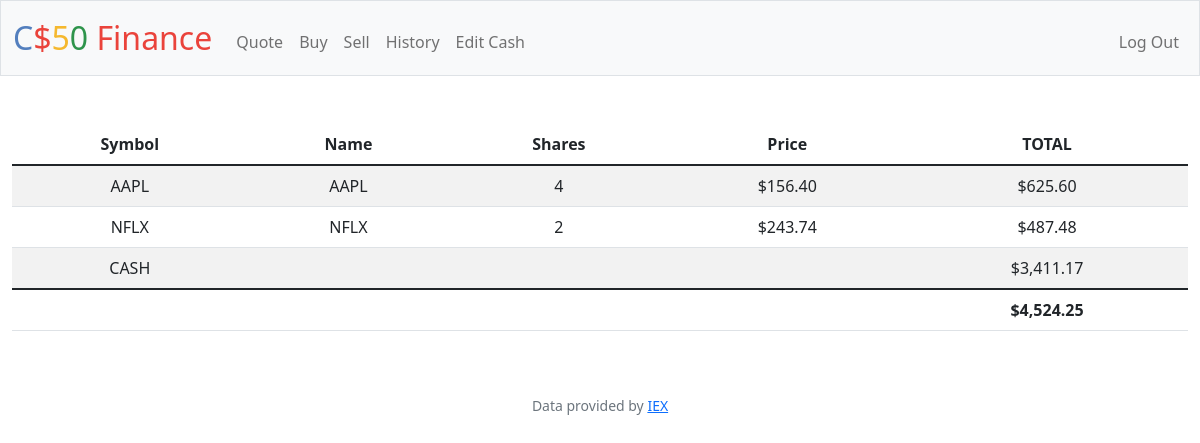
The page / (signed in) on the database its author committed.
### tables this page shows
CREATE TABLE 'transactions' ('id' INTEGER PRIMARY KEY AUTOINCREMENT NOT NULL, 'user_id' INTEGER NOT NULL, 'name' TEXT NOT NULL, 'shares' INTEGER NOT NULL, 'price' NUMERIC NOT NULL, 'type' TEXT NOT NULL, 'symbol' TEXT NOT NULL, 'time' DATETIME DEFAULT CURRENT_TIMESTAMP);

CREATE TABLE users (id INTEGER PRIMARY KEY AUTOINCREMENT NOT NULL, username TEXT NOT NULL, hash TEXT NOT NULL, cash NUMERIC NOT NULL DEFAULT 10000.00);

### app.py (the view)
@app.route("/")
@login_required
def index():
    user_id = session["user_id"]
    items = db.execute(
        "SELECT symbol, name, SUM(shares) as ttl_shares, price FROM transactions WHERE user_id = ? GROUP BY symbol", user_id)
    cash = db.execute("SELECT cash FROM users WHERE id = ?", user_id)[0]["cash"]
    total = cash
    for item in items:
        total += item["price"] * item["ttl_shares"]
    return render_template("index.html", items=items, cash=cash, usd=usd, total=total)

### app.py (called while the page is built)
@app.after_request
def after_request(response):
    response.headers["Cache-Control"] = "no-cache, no-store, must-revalidate"
    response.headers["Expires"] = 0
    response.headers["Pragma"] = "no-cache"
    return response

### helpers.py (called while the page is built)
def login_required(f):
    @wraps(f)
    def decorated_function(*args, **kwargs):
        if session.get("user_id") is None:
            return redirect("/login")
        return f(*args, **kwargs)
    return decorated_function

def usd(value):
    return f"${value:,.2f}"

### templates/index.html (shortened to what this page needs)
{% extends "layout.html" %}
{% block main %}
    <table class="table table-striped">
        <thead>
            <tr>
                <th>Symbol</th>
                <th>Name</th>
                <th>Shares</th>
                <th>Price</th>
                <th>TOTAL</th>
            </tr>
        </thead>
        <tbody>
            {% for item in items %}
            <tr>
                <td>{{ item["symbol"] }}</td>
                <td>{{ item["name"] }}</td>
                <td>{{ item["ttl_shares"] }}</td>
                <td>{{ usd(item["price"]) }}</td>
                <td>{{ usd(item["ttl_shares"] * item["price"]) }}</td>
            </tr>
            {% endfor %}
            <tr>
                <td>CASH</td>
                <td colspan="3"></td>
                <td>{{ usd(cash) }}</td>
            </tr>
        </tbody>
        <tfoot>
            <td colspan="4"></td>
            <td><strong>{{ usd(total) }}</strong></td>
        </tfoot>
    </table>
{% endblock %}

### templates/layout.html (shortened to what this page needs)
<!DOCTYPE html>
<html lang="en">
    <head>
        <link href="https://cdn.jsdelivr.net/npm/bootstrap@5.1.3/dist/css/bootstrap.min.css" rel="stylesheet">
        <link href="/static/styles.css" rel="stylesheet">
    </head>
    <body>
        <nav class="bg-light border navbar navbar-expand-md navbar-light">
            <div class="container-fluid">
                <a class="navbar-brand" href="/"><span class="blue">C</span><span class="red">$</span><span class="yellow">5</span><span class="green">0</span> <span class="red">Finance</span></a>
                <div class="collapse navbar-collapse" id="navbar">
                    {% if session["user_id"] %}
                        <ul class="navbar-nav me-auto mt-2">
                            <li class="nav-item"><a class="nav-link" href="/quote">Quote</a></li>
                            <li class="nav-item"><a class="nav-link" href="/buy">Buy</a></li>
                            <li class="nav-item"><a class="nav-link" href="/sell">Sell</a></li>
                            <li class="nav-item"><a class="nav-link" href="/history">History</a></li>
                            <li class="nav-item"><a class="nav-link" href="/edit_cash">Edit Cash</a></li>
                        </ul>
                        <ul class="navbar-nav ms-auto mt-2">
                            <li class="nav-item"><a class="nav-link" href="/logout">Log Out</a></li>
                        </ul>
                    {% else %}
                        <ul class="navbar-nav ms-auto mt-2">
                            <li class="nav-item"><a class="nav-link" href="/register">Register</a></li>
                            <li class="nav-item"><a class="nav-link" href="/login">Log In</a></li>
                        </ul>
                    {% endif %}
                </div>
            </div>
        </nav>
        <main class="container-fluid py-5 text-center">
            {% block main %}{% endblock %}
        </main>
        <footer class="mb-5 small text-center text-muted">
            Data provided by <a href="https://iexcloud.io/">IEX</a>
        </footer>
    </body>
</html>

### static/styles.css (style rules this page uses)
nav .navbar-brand { font-size: xx-large; }
nav .navbar-brand .blue { color: #537fbe; }
nav .navbar-brand .red { color: #ea433b; }
nav .navbar-brand .yellow { color: #f5b82e; }
nav .navbar-brand .green { color: #2e944b; }

### rows shown on the page
transactions: symbol "AAPL", name "AAPL", ttl_shares "4", price "$156.40", ttl_shares "$625.60"
transactions: symbol "NFLX", name "NFLX", ttl_shares "2", price "$243.74", ttl_shares "$487.48"
users: cash "$3,411.17"

### other values the page prints
{{ usd(total) }} "$4,524.25"
